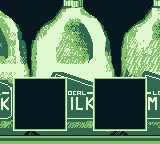

This game map was drawn from its Tiled (.tmx) file and the tilesets committed beside it. A one-line description and the full map source follow:
An orthogonal 20x18 tile map with 8x8 px tiles, 1 tile layer (Tile Layer 1), 2 tilesets.

<map version="1.4" tiledversion="1.4.3" orientation="orthogonal" renderorder="right-down" width="20" height="18" tilewidth="8" tileheight="8" infinite="0" nextlayerid="2" nextobjectid="1">
 <tileset firstgid="1" name="Milk Part 2" tilewidth="8" tileheight="8" tilecount="360" columns="20">
  <image source="../assets/backgrounds/Milk Part 2.png" width="160" height="144" />
 </tileset>
 <tileset firstgid="361" name="Milk Image" tilewidth="8" tileheight="8" tilecount="360" columns="20">
  <image source="../assets/backgrounds/Milk Image.png" width="160" height="144" />
 </tileset>
 <layer id="1" name="Tile Layer 1" width="20" height="18">
  <data encoding="csv">
361,362,363,364,365,366,367,368,369,10,11,372,373,374,375,376,377,378,379,380,
381,382,383,384,385,386,387,388,389,30,31,392,393,394,395,396,397,398,399,400,
401,402,403,404,405,406,407,408,409,50,51,412,413,414,415,416,417,418,419,420,
421,422,423,424,425,426,427,428,429,70,71,432,433,434,435,436,437,438,439,440,
441,442,443,444,445,446,447,448,449,90,91,452,453,454,455,456,457,458,459,460,
461,462,463,464,465,466,467,468,469,110,111,472,473,474,475,476,477,478,479,480,
481,482,483,484,485,486,487,488,489,130,131,492,493,494,495,496,497,498,499,500,
501,502,503,504,505,506,507,508,509,150,151,512,513,514,515,516,517,518,519,520,
521,522,523,524,525,526,527,528,529,170,171,532,533,534,535,536,537,538,539,540,
181,182,183,184,185,186,187,188,189,190,191,192,193,194,195,196,197,198,199,200,
201,202,203,204,205,206,207,208,209,210,211,212,213,214,215,216,217,218,219,220,
221,222,223,224,225,226,227,228,229,230,231,232,233,234,235,236,237,238,239,240,
241,242,243,244,245,246,247,248,249,250,251,252,253,254,255,256,257,258,259,260,
261,262,263,264,265,266,267,268,269,270,271,272,273,274,275,276,277,278,279,280,
281,282,283,284,285,286,287,288,289,290,291,292,293,294,295,296,297,298,299,300,
301,302,303,304,305,306,307,308,309,310,311,312,313,314,315,316,317,318,319,320,
321,322,323,324,325,326,327,328,329,330,331,332,333,334,335,336,337,338,339,340,
341,342,343,344,345,346,347,348,349,350,351,352,353,354,355,356,357,358,359,360
</data>
 </layer>
</map>